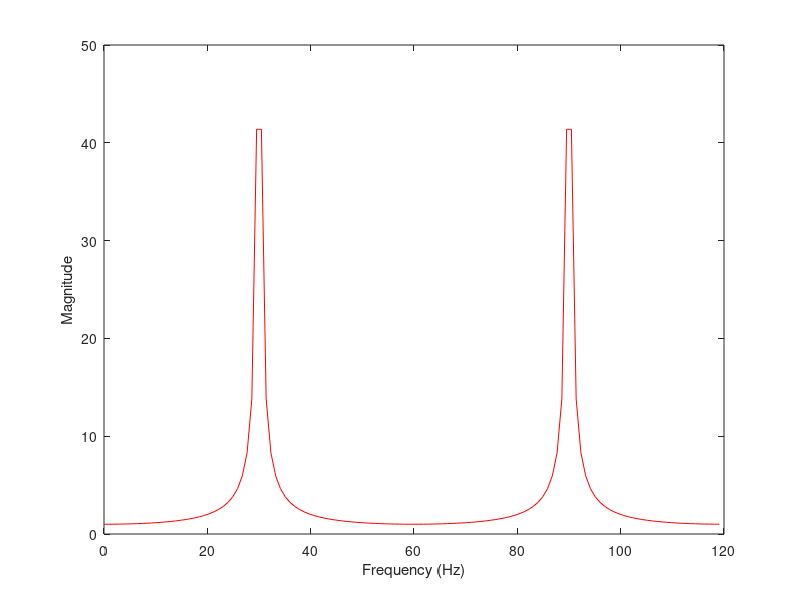
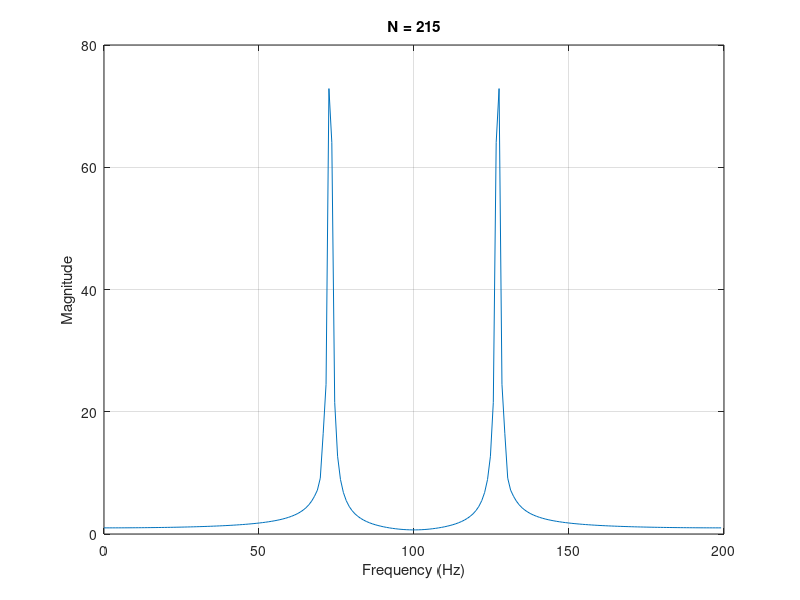
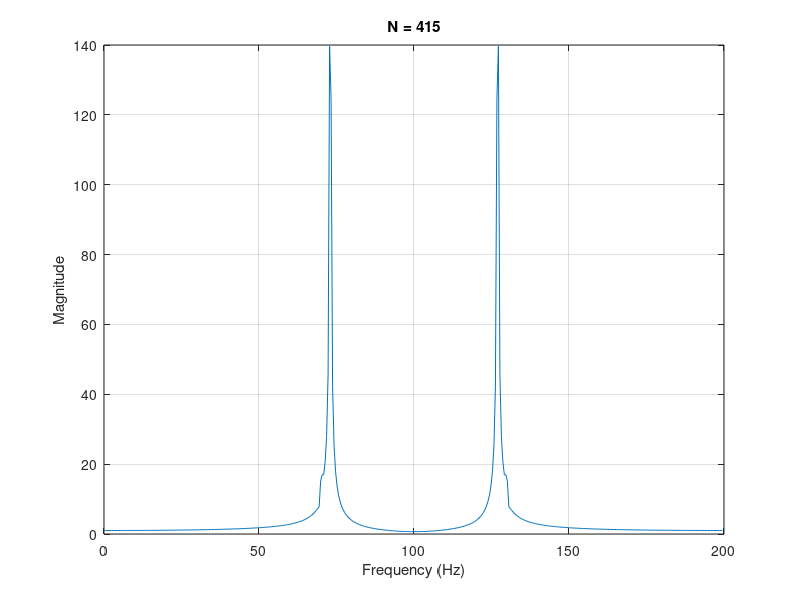
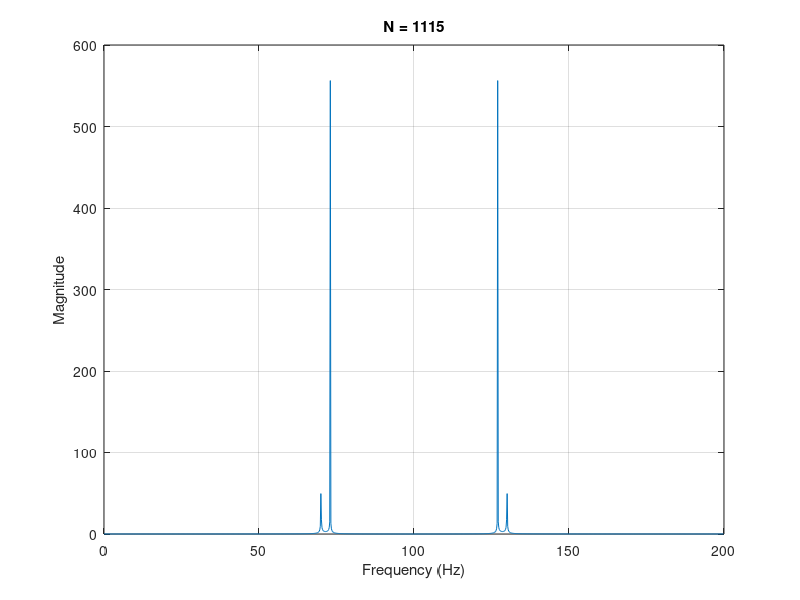

These charts were generated, in order, by the following MATLAB code: (Note: this script raises an error after producing the figures.)

%%
% 1 part 1 and 2 
alpha = 2; 
sampling_rate = 120;
duration = 2; 
frequency = 15 * alpha; 
angular_frequency = 2 * pi * frequency;

% Generate time vector
t = 0 : 1/sampling_rate : duration;

% Generate the sinusoidal signal
x_t = cos(angular_frequency * t);

% Take the first 120 samples
x_samples = x_t(1 : 120);

% Compute the DFT
dft = fft(x_samples);

% Calculate the corresponding frequencies in Hertz
freqs = (0 : length(x_samples) - 1) * sampling_rate / length(x_samples);

% Plot magnitude of the DFT against frequency
figure;
plot(freqs, abs(dft));
xlabel('Frequency (Hz)'); %no spectral leakage 
ylabel('Magnitude');

x_samples_130 = x_t(1 : 130); %spectral leakage
dft_130 = fft(x_samples_130);
freqs = (0 : length(x_samples_130) - 1) * sampling_rate / length(x_samples_130);
plot(freqs, abs(dft_130), 'r', 'DisplayName', 'DFT of 130 samples');
xlabel('Frequency (Hz)');
ylabel('Magnitude');
%%
% part 3
alpha = 2; % Replace with your desired value of alpha
sampling_rate = 120; % Samples per second
duration = 2; % Seconds
frequency = 15 * alpha; % Hz
angular_frequency = 2 * pi * frequency; % Radians per second

% Generate time vector
t = 0 : 1/sampling_rate : duration;

x_t = cos(angular_frequency * t);


x_samples = x_t(1 : 120); %no spectral leakage would be for 240 Hz, periodicity of this signal is 
%origitnal 50, Fs = 150 then periodicity = 3
%so periodcity here would be frequency/sampling_rate, 
frequency/sampling_rate


 
%% 
% # aim: This problem aims at investigating the impact of sample size on the 
% DFT.
%% 
% results: 
%% 
% # For the first 120 samples of the signal, the DFT plot shows a peak at the 
% specified frequency (30 Hz) with a magnitude of 60, as expected for a unit amplitude 
% sinusoid. 
% # For the first 130 samples, it exhibits a peak at the same frequency. The 
% magnitude is now distributed across multiple frequency bins. This indicates 
% a reduction in frequency resolution. 
% # To match the DFT of the first 120 samples with a different sample size (N 
% ≠ 120), we find that N = 240 would produce an identical DFT. This is because, 
% the DFT is periodic with period N, and doubling the sample size aligns it with 
% the original.
%% 
% 
% 
% 

%question 2
% Constants
alpha = 2;
A = 140;
B = 146;
sampling_rate = 200; % Samples per second
duration = 10; % Seconds

% Generate time vector
t = 0 : 1/sampling_rate : duration;

% Generate the signal xa(t)
xa_t = 0.1 * sin(A * pi * t) + cos(B * pi * t);

% Define different sample sizes
sample_sizes = [215, 415, 1115, 1515, 1915];

% Calculate and plot the DFT for each sample size
for i = 1:length(sample_sizes)
    N = sample_sizes(i);
    xa_samples = xa_t(1:N);
    
    dft = fft(xa_samples, N);

    freqs = (0 : N-1) * sampling_rate / N;
   
    figure;
    plot(freqs, abs(dft));
    xlabel('Frequency (Hz)');
    ylabel('Magnitude');
    title(['N = ' num2str(N) '']);
    grid on;
end
%% 
% 2. aim: This problem aims at demonstarating the impact of sample size on frequency 
% resolution and spectral leakage. 
% 
% 
% 
% results: The DFT of the signal with 215 samples results in limited information 
% on frequency components. The main lobe of the DFT is broad which makes it harder 
% to distinguish between closely spaced frequency components. The frequency components 
% present in the signal may not be accurately resolved. 
% 
% On the other hand, the DFT with 1915 samples provides the highest frequency 
% resolution in this analysis. The main lobe is narrow and accurate detection 
% detection of closely spaced frequency components is possible and the spectral 
% leakage is minimal. 
% 
% in conclusion, Increasing the sample size in the DFT analysis results in better 
% frequency resolution and reduced spectral leakage. Smaller sample sizes result 
% in broader main lobes, limiting the ability to distinguish closely spaced frequency 
% components.The choice of sample size is critical for accurate spectral analysis, 
% and a larger N provides more detailed frequency information.
% 
% 

%question 3
% Constants
alpha = 2;
A = 140;
B = 146;
sampling_rate = 200; % Samples per second
duration = 10; % Seconds

% Generate time vector
t = 0 : 1/sampling_rate : duration;

% Generate the signal xa(t)
xa_t = 0.1 * sin(A * pi * t) + cos(B * pi * t);

% Define different sample sizes (N values)
N_values = [215, 415, 1115, 1515, 1915];

% Initialize arrays to store DFT results
dft_results = cell(1, length(N_values));

% Calculate and plot the DFT for each N value with Hanning window
for i = 1:length(N_values)
    N = N_values(i);
    
    % Apply Hanning window
    hanning_window = hanning(N)';
    xa_t_windowed = xa_t(1:N) .* hanning_window;
    
    % Compute the DFT
    dft = fft(xa_t_windowed, N);
    dft_results{i} = dft;
    
    % Calculate the corresponding frequencies in Hertz
    freqs = (0 : N-1) * sampling_rate / N;
    
    % Plot the magnitude of the DFT
    figure;
    plot(freqs, abs(dft));
    xlabel('Frequency (Hz)');
    ylabel('Magnitude');
    title(['N = ' num2str(N) '']);
    grid on;
end


%% 
% 3. results: In Problem 2, without windowing, we observe broader main lobes 
% and pronounced side lobes in the DFT indicating spectral leakage. This hinders 
% the precise identification of frequency components. However, in Problem 3, the 
% Hanning window reduces spectral leakage, resulting in narrower main lobes and 
% diminished side lobes. This enhances the frequency resolution and allows accurate 
% localization and separation of closely spaced frequency components. 
% 
% aim: This problem is aimed at  demonstrating the benefits of windowing techniques 
% in spectral analysis.

%problem 4 part 1
% Load the data from the file
data = load('Exp4Data2.txt');

% Constants
Fs = 1000; % Sampling frequency in Hz (provided in the data)

% Apply Hamming window
hamming_window = hamming(length(data))';
data_windowed = data .* hamming_window;

% Pad zeros to the signal (e.g., 10000 samples)
N = 10000;
data_padded = [data_windowed, zeros(1, N - length(data))];

% Compute the DFT
dft = fft(data_padded);

% Calculate the corresponding frequencies in Hz
freqs = (0 : N-1) * Fs / N;

% Normalize the x-axis
normalized_freqs = freqs / 10000;

% Plot the magnitude of the DFT
figure;
plot(normalized_freqs, abs(dft));
xlabel('Frequency (Fs)');
ylabel('Magnitude');
grid on;

% Find the two dominant frequency components
[sorted_magnitudes, sorted_indices] = sort(abs(dft), 'descend');
dominant_frequencies = normalized_freqs(sorted_indices(1:2));
fprintf('Estimated Dominant Frequencies (in terms of Fs): %.3f, %.3f\n', dominant_frequencies);
%%
%problem 4 part 2
% Load the data from the file
data = load('Exp4Data2.txt');

% Constants
Fs = 1000; % Sampling frequency in Hz (provided in the data)

% Pad zeros to the signal (e.g., 10000 samples)
N = 10000;
data_padded = [data, zeros(1, N - length(data))];

% Compute the DFT
dft = fft(data_padded);

% Calculate the corresponding frequencies in Hz
freqs = (0 : N-1) * Fs / N;

% Normalize the x-axis
normalized_freqs = freqs / 10000;

% Plot the magnitude of the DFT
figure;
plot(normalized_freqs, abs(dft));
xlabel('Frequency (Fs)');
ylabel('Magnitude');
grid on;

% Find the two dominant frequency components
[sorted_magnitudes, sorted_indices] = sort(abs(dft), 'descend');
dominant_frequencies = normalized_freqs(sorted_indices(1:2));
fprintf('Estimated Dominant Frequencies (in terms of Fs): %.3f, %.3f\n', dominant_frequencies);
%% 
% 4. aim: This problem aims at highlighting the impact of windowing and zero-padding 
% techniques on the accuracy of estimating dominant frequencies within a signal. 
% 
% results: The Hamming window is applied to the signal to eliminate spectral 
% leakage and improve frequency resolution. Zero-padding is used to increase the 
% number of samples for better frequency interpolation. The two dominant frequency 
% components in the signal are identified from the DFT, expressed in terms of 
% Fs given as 0.026Fs (26 Hz) and 0.074Fs (74 Hz)
% 
% The choice of windowing technique  impacts the accuracy and resolution of 
% frequency component estimation. The Hamming window, by reducing spectral leakage, 
% provides more precise frequency localization and reduces side lobes in the DFT, 
% making it effective for analyzing signals. The rectangular window, which has 
% no windowing, is simpler but can result in a broader main lobe and increased 
% spectral leakage.